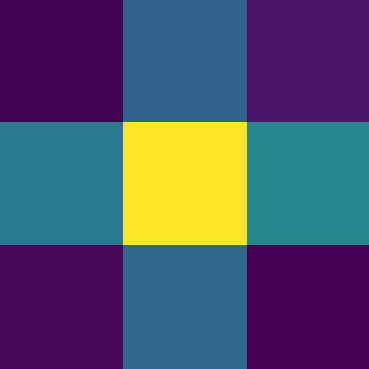
#> input picture main/activations/kernels_base_model_4_0_conv2/kernel_1.png, 369 x 369 px; its folder holds 4 pictures in this run
$ python visualize_activations.py
#> lines starting #> are read from the running program, lines starting #| are printed output that depends on the picture
from PIL import Image
import matplotlib.pyplot as plt
from matplotlib.patches import ConnectionPatch
from matplotlib import cm
import os

# Step 1: Load Activation Images
def load_activation_images(layer_dirs):
    layer_images = []
    for layer_dir in layer_dirs:
        # Load all images in the layer's directory
        images = [Image.open(os.path.join(layer_dir, file)) for file in sorted(os.listdir(layer_dir)) if file.endswith('.png')]
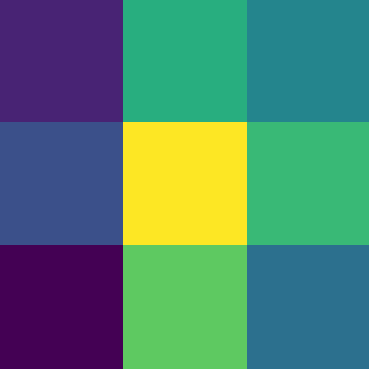
#> input picture main/activations/kernels_base_model_4_0_conv2/kernel_2.png, 369 x 369 px
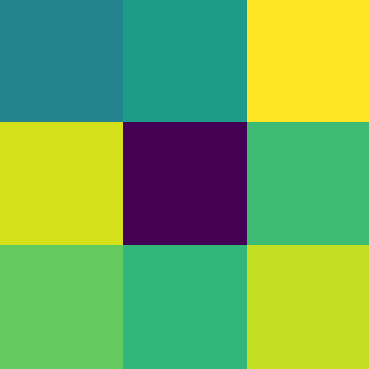
#> input picture main/activations/kernels_base_model_4_0_conv2/kernel_3.png, 369 x 369 px
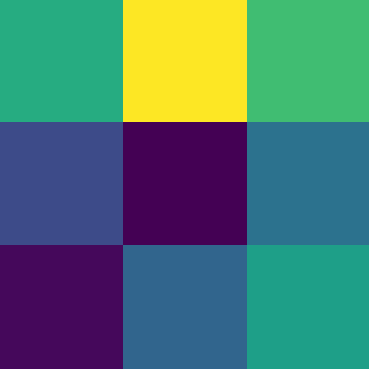
#> input picture main/activations/kernels_base_model_4_0_conv2/kernel_4.png, 369 x 369 px
        layer_images.append(images)
    return layer_images

# Step 2: Create a Grid of Images (stacking vertically)
# [106 lines left out: functions plot_activation_grid, add_connections_between_layers, not called in this run]

# Step 5: Combine Everything to Visualize Activations
def visualize_precomputed_activations(layer_dirs, layer_names, colormap='coolwarm'):
    # Load images from directories
    layer_images = load_activation_images(layer_dirs)

    # Create the grid of activations (stacking vertically)
    fig, axes = plot_activation_grid(layer_images, layer_names, colormap=colormap)

    # Add straight connections between layers
    add_connections_between_layers(fig, axes, layer_images)

    # Show the final visualization
    plt.show()

# Example usage (assuming activations are stored in directories named by layer)
layer_dirs = [
    'activations/kernels_base_model_4_0_conv2', 'activations/layer_base_model_layer1_block1_conv2',
    'activations/layer_base_model_block1_relu2', 'activations/kernels_conv1',
    'activations/layer_conv1', 'activations/layer_relu1',
    'activations/kernels_conv2', 'activations/layer_conv2',
    'activations/layer_relu2'
]

layer_names = [
    "kernels_conv2", "resnet_conv2",
    "resnet_relu2", "kernels_conv1",
    "layer_conv1", "layer_relu1",
    "kernels_conv2", "layer_conv2",
    "layer_relu2"
]

# Call visualization with color map choice
#> (the run stopped early here; a loop or call above may not have finished)
